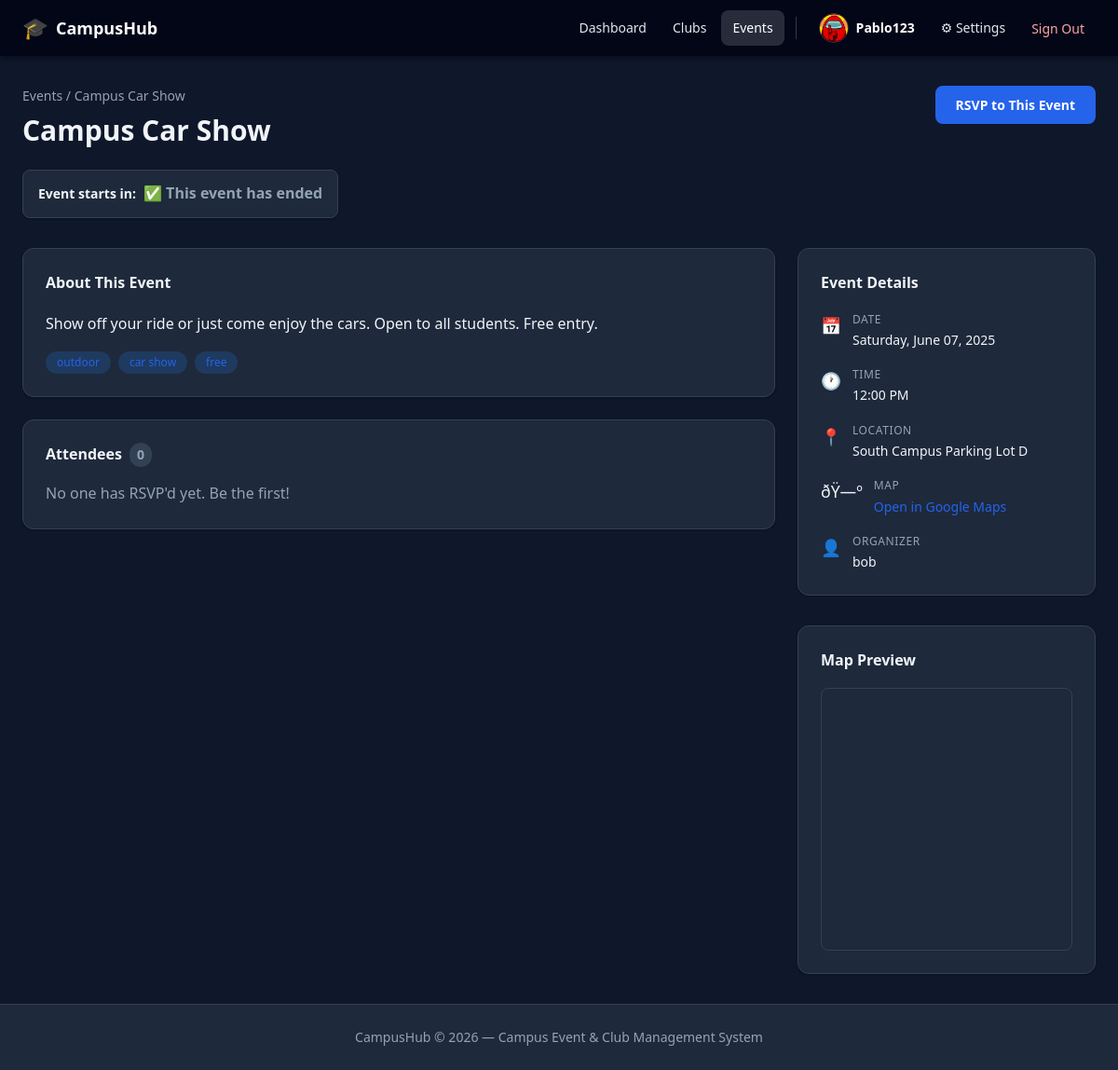
The app's page /events/5 (signed in) with its own data.
### app/models/user.py (models this page shows, shortened)
class User(Base):
    __tablename__ = "users"
    id: Mapped[int] = mapped_column(Integer, primary_key=True, index=True)
    username: Mapped[str] = mapped_column(String(50), unique=True, nullable=False, index=True)
    email: Mapped[str] = mapped_column(String(255), unique=True, nullable=False, index=True)
    phone_number: Mapped[str | None] = mapped_column(String(20), nullable=True)
    profile_photo_path: Mapped[str | None] = mapped_column(String(500), nullable=True)
    hashed_password: Mapped[str] = mapped_column(String(255), nullable=False)
    is_active: Mapped[bool] = mapped_column(Boolean, default=True, nullable=False)
    is_admin: Mapped[bool] = mapped_column(Boolean, default=False, nullable=False)
    created_at: Mapped[datetime] = mapped_column(DateTime, server_default=func.now(), nullable=False)
    updated_at: Mapped[datetime] = mapped_column(
        DateTime, server_default=func.now(), onupdate=func.now(), nullable=False
    )
    settings: Mapped["UserSettings"] = relationship(
        "UserSettings", back_populates="user", uselist=False, cascade="all, delete-orphan"
    )
    club_memberships: Mapped[list["ClubMembership"]] = relationship(  # type: ignore[name-defined]
        "ClubMembership", back_populates="user", cascade="all, delete-orphan"
    )
    created_clubs: Mapped[list["Club"]] = relationship(  # type: ignore[name-defined]
        "Club", back_populates="creator", foreign_keys="Club.created_by"
    )
    created_events: Mapped[list["Event"]] = relationship(  # type: ignore[name-defined]
        "Event", back_populates="creator"
    )
    event_attendances: Mapped[list["EventAttendee"]] = relationship(  # type: ignore[name-defined]
        "EventAttendee", back_populates="user", cascade="all, delete-orphan"
    )

### app/models/event.py (models this page shows, shortened)
class Event(Base):
    __tablename__ = "events"
    id: Mapped[int] = mapped_column(Integer, primary_key=True, index=True)
    title: Mapped[str] = mapped_column(String(200), nullable=False)
    description: Mapped[str | None] = mapped_column(String(5000), nullable=True)
    location: Mapped[str | None] = mapped_column(String(300), nullable=True)
    map_query: Mapped[str | None] = mapped_column(String(500), nullable=True)
    event_date: Mapped[date] = mapped_column(Date, nullable=False)
    event_time: Mapped[time | None] = mapped_column(Time, nullable=True)
    capacity: Mapped[int | None] = mapped_column(Integer, nullable=True)
    is_private: Mapped[bool] = mapped_column(Boolean, default=False, nullable=False)
    created_by: Mapped[int] = mapped_column(
        Integer, ForeignKey("users.id", ondelete="SET NULL"), nullable=True
    )
    club_id: Mapped[int | None] = mapped_column(
        Integer, ForeignKey("clubs.id", ondelete="SET NULL"), nullable=True
    )
    created_at: Mapped[datetime] = mapped_column(DateTime, server_default=func.now(), nullable=False)
    updated_at: Mapped[datetime] = mapped_column(
        DateTime, server_default=func.now(), onupdate=func.now(), nullable=False
    )
    creator: Mapped["User"] = relationship(  # type: ignore[name-defined]
        "User", back_populates="created_events"
    )
    club: Mapped["Club | None"] = relationship(  # type: ignore[name-defined]
        "Club", back_populates="events"
    )
    attendees: Mapped[list["EventAttendee"]] = relationship(
        "EventAttendee", back_populates="event", cascade="all, delete-orphan"
    )
    tags: Mapped[list["Tag"]] = relationship(
        "Tag", secondary=event_tags, back_populates="events"
    )

class Tag(Base):
    __tablename__ = "tags"
    id: Mapped[int] = mapped_column(Integer, primary_key=True, index=True)
    name: Mapped[str] = mapped_column(String(50), unique=True, nullable=False, index=True)
    events: Mapped[list["Event"]] = relationship(
        "Event", secondary=event_tags, back_populates="tags"
    )

### app/routers/events.py (the view)
@router.get("/{event_id}", response_class=HTMLResponse)
async def event_detail(
    event_id: int,
    request: Request,
    db: Session = Depends(get_db),
    current_user: User = Depends(get_current_user),
):
    event = event_service.get_event_by_id(db, event_id)
    if not event:
        _flash(request, "Event not found.", "error")
        return RedirectResponse(url="/events", status_code=302)
    rsvp = event_service.get_rsvp(db, current_user.id, event_id)
    can_edit = event_service.can_edit_event(current_user, event)
    return templates.TemplateResponse(
        request,
        "events/detail.html",
        {
            "event": event,
            "current_user": current_user,
            "rsvp": rsvp,
            "can_edit": can_edit,
        },
    )

### app/templates/events/detail.html (shortened to what this page needs)
{% extends "base.html" %}
{% block content %}
<div class="page-header">
    <div>
        <div class="breadcrumb"><a href="/events" class="link">Events</a> / {{ event.title }}</div>
        <h1 class="page-title">{{ event.title }}</h1>
        <div
            class="countdown-widget countdown-widget-detail"
            data-event-id="{{ event.id }}"
            data-countdown-style="detail"
            data-event-time="{{ event.event_date.isoformat() }}T{{ event.event_time.strftime('%H:%M:%S') if event.event_time else '00:00:00' }}"
        >
            <span class="countdown-label">Event starts in:</span>
            <span class="countdown-value">Loading countdown...</span>
        </div>
    </div>
    <div class="header-actions">
        {% if rsvp %}
        <form action="/events/{{ event.id }}/cancel-rsvp" method="post">
            <button type="submit" class="btn btn-outline">Cancel RSVP</button>
        </form>
        {% elif not event.is_full %}
        <form action="/events/{{ event.id }}/rsvp" method="post">
            <button type="submit" class="btn btn-primary">RSVP to This Event</button>
        </form>
        {% else %}
        <button class="btn btn-outline" disabled>Event Full</button>
        {% endif %}
    </div>
</div>
<div class="detail-grid">
    <div class="detail-main">
        <div class="card">
            <div class="card-body">
                <h2 class="card-section-title">About This Event</h2>
                {% if event.description %}
                <p class="event-description">{{ event.description }}</p>
                {% else %}
                <p class="muted">No description provided.</p>
                {% endif %}
                {% if event.tags %}
                <div class="tag-row" style="margin-top:1rem">
                    {% for tag in event.tags %}<span class="tag">{{ tag.name }}</span>{% endfor %}
                </div>
                {% endif %}
            </div>
        </div>
        <div class="card" style="margin-top:1.5rem">
            <div class="card-body">
                <h2 class="card-section-title">
                    Attendees
                    <span class="count-badge">{{ event.attendee_count }}{% if event.capacity %} / {{ event.capacity }}{% endif %}</span>
                </h2>
                {% if event.attendees %}
                <ul class="attendee-list">
                    {% for attendee in event.attendees %}
                    {% if attendee.is_public %}
                    <li class="attendee-item">
                        {% if attendee.user.profile_photo_url %}
                        <img src="{{ attendee.user.profile_photo_url }}" alt="{{ attendee.user.username }} profile photo" class="member-avatar member-avatar-image" />
                        {% else %}
                        <span class="member-avatar">{{ attendee.user.username[0].upper() }}</span>
                        {% endif %}
                        <span>{{ attendee.user.username }}</span>
                        {% if attendee.user.id == current_user.id %}
                        <span class="badge badge-success">You</span>
                        {% endif %}
                    </li>
                    {% endif %}
                    {% endfor %}
                </ul>
                {% else %}
                <p class="muted">No one has RSVP'd yet. Be the first!</p>
                {% endif %}
            </div>
        </div>
    </div>
    <aside class="detail-sidebar">
        <div class="card">
            <div class="card-body">
                <h2 class="card-section-title">Event Details</h2>
                <ul class="detail-list">
                    <li class="detail-item">
                        <span class="detail-icon">📅</span>
                        <div>
                            <span class="detail-label">Date</span>
                            <span class="detail-value">{{ event.event_date.strftime('%A, %B %d, %Y') }}</span>
                        </div>
                    </li>
                    {% if event.event_time %}
                    <li class="detail-item">
                        <span class="detail-icon">🕐</span>
                        <div>
                            <span class="detail-label">Time</span>
                            <span class="detail-value">{{ event.event_time.strftime('%I:%M %p') }}</span>
                        </div>
                    </li>
                    {% endif %}
                    {% if event.location %}
                    <li class="detail-item">
                        <span class="detail-icon">📍</span>
                        <div>
                            <span class="detail-label">Location</span>
                            <span class="detail-value">{{ event.location }}</span>
                        </div>
                    </li>
                    {% endif %}
                    {% if event.google_maps_url %}
                    <li class="detail-item">
                        <span class="detail-icon">ðŸ—º</span>
                        <div>
                            <span class="detail-label">Map</span>
                            <a href="{{ event.google_maps_url }}" target="_blank" rel="noopener noreferrer" class="detail-value link">Open in Google Maps</a>
                        </div>
                    </li>
                    {% endif %}
                    <li class="detail-item">
                        <span class="detail-icon">👤</span>
                        <div>
                            <span class="detail-label">Organizer</span>
                            <span class="detail-value">{{ event.creator.username if event.creator else 'Unknown' }}</span>
                        </div>
                    </li>
                </ul>
            </div>
        </div>
        {% if event.google_maps_embed_url %}
        <div class="card" style="margin-top:1rem">
            <div class="card-body">
                <h3 class="card-section-title">Map Preview</h3>
                <div class="map-embed">
                    <iframe
                        src="{{ event.google_maps_embed_url }}"
                        loading="lazy"
                        title="Map preview for {{ event.title }}"
                    ></iframe>
                </div>
            </div>
        </div>
        {% endif %}
    </aside>
</div>
{% endblock %}

### app/templates/base.html (shortened to what this page needs)
<!DOCTYPE html>
<html lang="{{ current_user.settings.language if current_user and current_user.settings else 'en' }}"
      data-theme="{{ current_user.settings.theme if current_user and current_user.settings else 'light' }}"
      data-text-size="{{ current_user.settings.text_size if current_user and current_user.settings else 'medium' }}">
<head>
    <link rel="stylesheet" href="/static/css/style.css" />
</head>
<body>
<nav class="navbar">
    <div class="navbar-brand">
        <a href="/" class="brand-link">
            <span class="brand-icon">🎓</span>
            <span class="brand-name">CampusHub</span>
        </a>
    </div>
    {% if current_user %}
    <div class="navbar-menu" id="navMenu">
        <a href="/" class="nav-link {% if request.url.path == '/' %}active{% endif %}">Dashboard</a>
        <a href="/clubs" class="nav-link {% if request.url.path.startswith('/clubs') %}active{% endif %}">Clubs</a>
        <a href="/events" class="nav-link {% if request.url.path.startswith('/events') %}active{% endif %}">Events</a>
        <div class="nav-user">
            {% if current_user.profile_photo_url %}
            <img src="{{ current_user.profile_photo_url }}" alt="{{ current_user.username }} profile photo" class="nav-avatar" />
            {% else %}
            <span class="member-avatar nav-avatar-fallback">{{ current_user.username[0].upper() }}</span>
            {% endif %}
            <span class="nav-username">{{ current_user.username }}</span>
        </div>
        <a href="/settings" class="nav-link {% if request.url.path.startswith('/settings') %}active{% endif %}">⚙ Settings</a>
        <form action="/auth/logout" method="post" class="nav-logout-form">
            <button type="submit" class="nav-link btn-logout">Sign Out</button>
        </form>
    </div>
    {% else %}
    <div class="navbar-menu">
        <a href="/auth/login" class="nav-link">Log In</a>
        <a href="/auth/register" class="btn btn-primary">Sign Up</a>
    </div>
    {% endif %}
</nav>
{% set flash = request.session.pop("flash", None) if request.session else None %}
<main class="main-content">
    {% block content %}{% endblock %}
</main>
<footer class="footer">
    <p>CampusHub &copy; 2026 &mdash; Campus Event &amp; Club Management System</p>
</footer>
</body>
</html>

### records on screen
User: profile_photo_url (picture), username "Pablo123"
Event: title "Campus Car Show", description "Show off your ride or just come enjoy the cars. Open to all students. Free entry.", event_date "Saturday, June 07, 2025", event_time "12:00 PM", location "South Campus Parking Lot D"
Tag: name "outdoor"
Tag: name "car show"
Tag: name "free"
User: creator "bob"

### other values on screen
{{ event.attendee_count }} "0"
